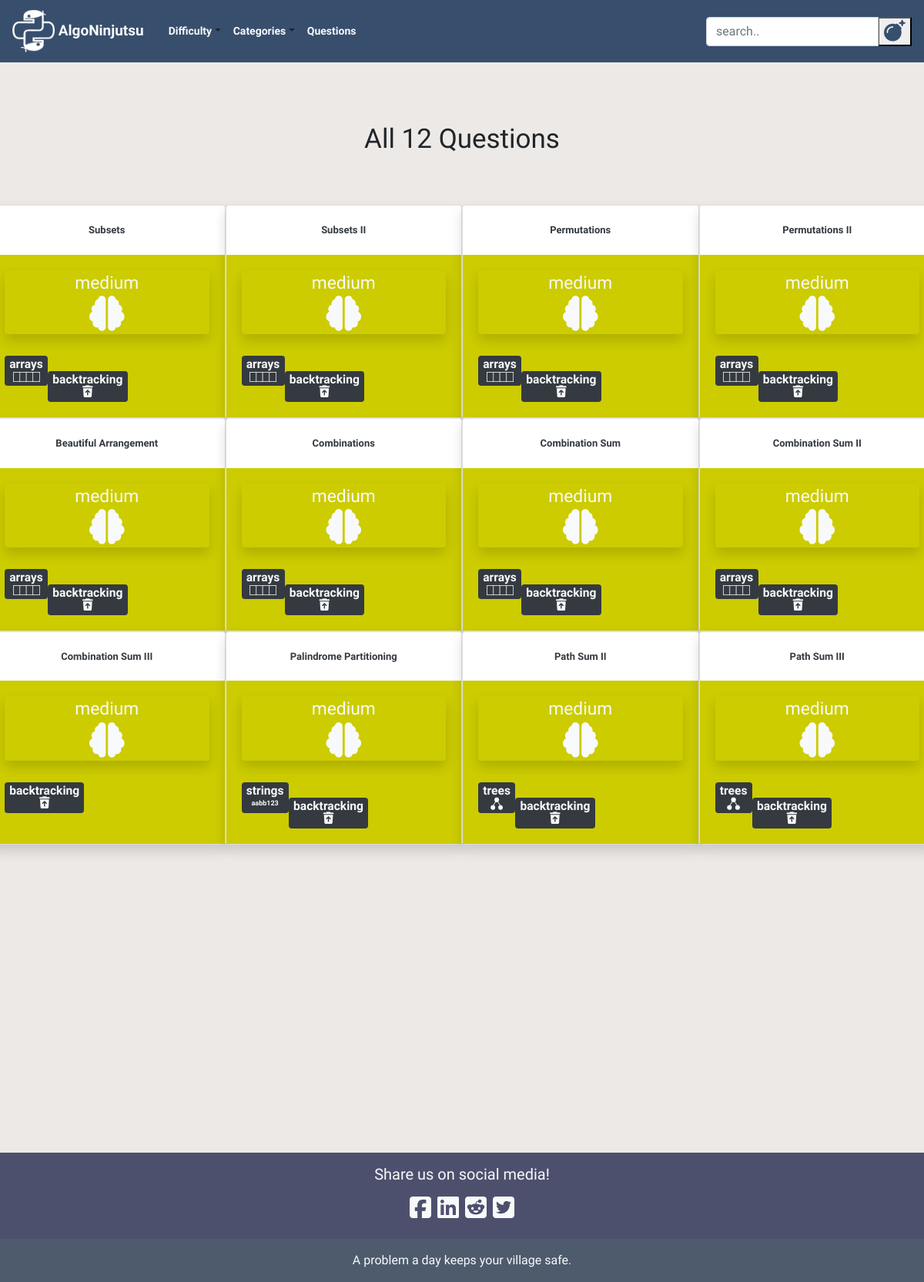
Screenshot of /questions/category/backtracking/ with the database file from the repository.
### blog/models.py (models this page shows, shortened)
class Post(models.Model):
    author = models.TextField()
    title = RichTextField()
    category = models.TextField(choices = CATEGORY_CHOICES, default = 'arrays')
    alt_category = models.TextField(choices = CATEGORY_CHOICES, blank=True, null = True)
    difficulty = models.TextField(choices = DIFFICULTY_CHOICES, default = 'easy')
    description = RichTextField()
    text = RichTextField()
    explanation = RichTextField()
    additional_notes = RichTextField(blank=True, null = True)
    published_date = models.DateTimeField(blank=True, null=True)

### blog/views.py (the view)
# urls.py: path('questions/category/<str:category>/', views.CategoryPostListView.as_view(), name='category_post_list'),
class CategoryPostListView(ListView):
    model = Post
    def get_queryset(self, *args, **kwargs):
        category = self.kwargs.get('category')
        main_category = Post.objects.filter(category = category)
        alt_category = Post.objects.filter(alt_category = category)
        questions = Post.objects.filter(title__contains = category)
        categories = main_category | alt_category | questions
        return categories

### blog/static/templates/blog/post_list.html (shortened to what this page needs)
{% extends 'blog/base.html' %}
{% load static %}
{% block content %}
<div class="postlist col-md-12">
    {% if not post_list.count %}
    <h1 class = "counter my-5" align = "center">No Questions Found</h1>
    <br><br>
    {% elif post_list.count == 1 %}
    <h1 class = "counter my-3" align="center">{{post_list.count}} Question</h1>
    <br><br>
    {% else %}
    <h1 class = "counter my-3" align="center">All {{post_list.count}} Questions</h1>
    <br><br>
    {% endif %}
  <div class="row">
  {% for post in post_list %}
  <div class="card shadow" style="width: 25%">
    <br>
    <h3 align="center"><a class="check text-dark" style = "font-size:13px;" href="{% url 'post_detail' pk=post.pk %}">
      <b>{{ post.title|safe }}</b></a></h3>
    {% if post.difficulty == "easy" %}
    <div class="card-body" style="background-color: rgb(0,100,0)">
    {% elif post.difficulty == "medium" %}
    <div class="card-body" style="background-color: rgb(204,204,0)">
    {% elif post.difficulty == "hard" %}
    <div class="card-body" style="background-color: rgb(128,0,0)"">
    {% endif %}
      <div class="postdifficulty text-light shadow rounded"align="center">
        <a class="text-light" href="{% url 'difficulty_post_list' difficulty=post.difficulty %}">
        {{post.difficulty}}
        <br>
        {% if post.difficulty == "medium" %}
        <i class="fas fa-brain fa-2x"></i>
        {% elif post.difficulty == "hard" %}
        <i class="fas fa-brain fa-3x"></i>
        {% else %}
        <i class="fas fa-brain"></i>
        {% endif %}
        </a>
      </div>
      <br>
        <div class="category text-light badge badge-dark my-1">
        <a class="text-light" href="{% url 'category_post_list' category=post.category %}">
        {% if post.category != "linked lists" and post.category != "binary search"%}
        <h8>{{post.category}}</h8>
        {% endif %}
        <br>
        {% if post.category == "linked lists" %}
        <img src="{% static 'images/thumbnail_image8.png' %}" width="45" height="12">
        {% elif post.category == "backtracking" %}
        <i class="fas fa-trash-restore"></i>
        {% elif post.category == "trees" %}
        <img src="{% static 'images/thumbnail_image5.png' %}" width="16.5" height="16.5">
        {% elif post.category == "arrays" %}
        <img src="{% static 'images/thumbnail_image7.png' %}" width="35" height="13">
        {% elif post.category == "strings" %}
        <p class= "my-1" style = "font-size: 9px; font: verdana;"><b>aabb123</b></p>
        {% elif post.category == "hashsets" %}
        <i class="fas fa-table"></i>
        {% elif post.category == "hashmaps" %}
        <i class="fas fa-columns"></i>
        {% elif post.category == "DP" %}
        <i class="my-1 fas fa-sort-amount-up"></i>
        {% elif post.category == "math" %}
        <i class="fas fa-calculator"></i>
        {% elif post.category == "graphs" %}
        <i class="fas fa-th"></i>
        {% elif post.category == "stacks" %}
        <i class="fas fa-angle-double-up"></i>
        {% elif post.category == "queues" %}
        <i class="fas fa-angle-double-right"></i>
        {% elif post.category == "recursion" %}
        <i class="fas fa-infinity"></i>
        {% elif post.category == "tries" %}
        <img src="{% static 'images/thumbnail_image6.png' %}" width="25.3" height="22">
        {% elif post.category == "binary" %}
        <p class= "my-1" style = "font-size: 8px; font: verdana;"><b>01101001</b></p>
        {% elif post.category == "binary search" %}
        <i class="fas fa-arrows-alt-h"></i>
        {% elif post.category == "heaps" %}
        <img src="{% static 'images/thumbnail_image5.png' %}" width="16.5" height="16.5">
        {% endif %}
        </a>
        </div>
        <br>
        {% if post.alt_category %}
        <div class="alt_category text-light badge badge-dark">
        {% else %}
        <div class="alt_category text-light">
        {% endif %}
        <a class="text-light" href="{% url 'category_post_list' category=post.alt_category %}">
          {% if post.alt_category and post.alt_category != "linked lists" and post.alt_category != "binary search"%}
          <h8>{{post.alt_category}}</h8>
          {% endif %}
          <br>
        {% if post.alt_category == "linked lists" %}
        <img src="{% static 'images/thumbnail_image8.png' %}" width="45" height="12">
        {% elif post.alt_category == "backtracking" %}
        <i class="fas fa-trash-restore"></i>
        {% elif post.alt_category == "trees" %}
        <img src="{% static 'images/thumbnail_image5.png' %}" width="16.5" height="16.5">
        {% elif post.alt_category == "arrays" %}
        <img src="{% static 'images/thumbnail_image7.png' %}" width="35" height="13">
        {% elif post.alt_category == "hashmaps" %}
        <i class="fas fa-columns"></i>
        {% elif post.alt_category == "DP" %}
        <i class="my-1 fas fa-sort-amount-up"></i>
        {% elif post.alt_category == "math" %}
        <i class="fas fa-calculator"></i>
        {% elif post.alt_category == "graphs" %}
        <i class="fas fa-th fa-2x"></i>
        {% elif post.alt_category == "stacks" %}
        <i class="fas fa-angle-double-up"></i>
        {% elif post.alt_category == "queues" %}
        <i class="fas fa-angle-double-right"></i>
        {% elif post.alt_category == "strings" %}
        <p class= "my-1" style = "font-size: 9px; font: verdana;"><b>aabb123</b></p>
        {% elif post.alt_category == "hashsets" %}
        <i class="fas fa-table"></i>
        {% elif post.alt_category == "recursion" %}
        <i class="fas fa-infinity"></i>
        {% elif post.alt_category == "tries" %}
        <img src="{% static 'images/thumbnail_image6.png' %}" width="25.3" height="22">
        {% elif post.alt_category == "heaps" %}
        <img src="{% static 'images/thumbnail_image5.png' %}" width="16.5" height="16.5">
        {% elif post.alt_category == "binary" %}
        <p class= "my-1" style = "font-size: 9px; font: verdana;"><b>01101001</b></p>
        {% elif post.alt_category == "binary search" %}
        <i class="fas fa-arrows-alt-h"></i>
        {% endif %}
        </a>
        </div>
    </div>
  </div>
  {% endfor %}
  </div>
</div>
{% endblock %}

### blog/static/css/blog.css (style rules this page uses)
body { font-family: 'Special Elite', cursive; background: #ECE9E6; background: -webkit-linear-gradient(to bottom, #FFFFFF, #ECE9E6); overflow-x: hidden; max-width: 100%; }
img { max-width:100%; }
.postdifficulty { font-size: 1.9vmin !important; }
.counter { font-family: 'Rock Salt', cursive; font-size: 35px; }
.category { float:left; font-size: 1.3vmin !important; }
.alt_category { font-size: 1.3vmin !important; float:left; }
.card { transition: 1.5s; }
.card:not(:first-child) { margin-down: -10px; }

### rows the page displays
Post: title "Subsets", difficulty "medium", category "arrays", alt_category "backtracking"
Post: title "Subsets II", difficulty "medium", category "arrays", alt_category "backtracking"
Post: title "Permutations", difficulty "medium", category "arrays", alt_category "backtracking"
Post: title "Permutations II", difficulty "medium", category "arrays", alt_category "backtracking"
Post: title "Beautiful Arrangement", difficulty "medium", category "arrays", alt_category "backtracking"
Post: title "Combinations", difficulty "medium", category "arrays", alt_category "backtracking"
Post: title "Combination Sum", difficulty "medium", category "arrays", alt_category "backtracking"
Post: title "Combination Sum II", difficulty "medium", category "arrays", alt_category "backtracking"
Post: title "Combination Sum III", difficulty "medium", category "backtracking"
Post: title "Palindrome Partitioning", difficulty "medium", category "strings", shows "aabb123", alt_category "backtracking"
Post: title "Path Sum II", difficulty "medium", category "trees", alt_category "backtracking"
Post: title "Path Sum III", difficulty "medium", category "trees", alt_category "backtracking"

### other values shown
{{ post_list.count }} "12"
